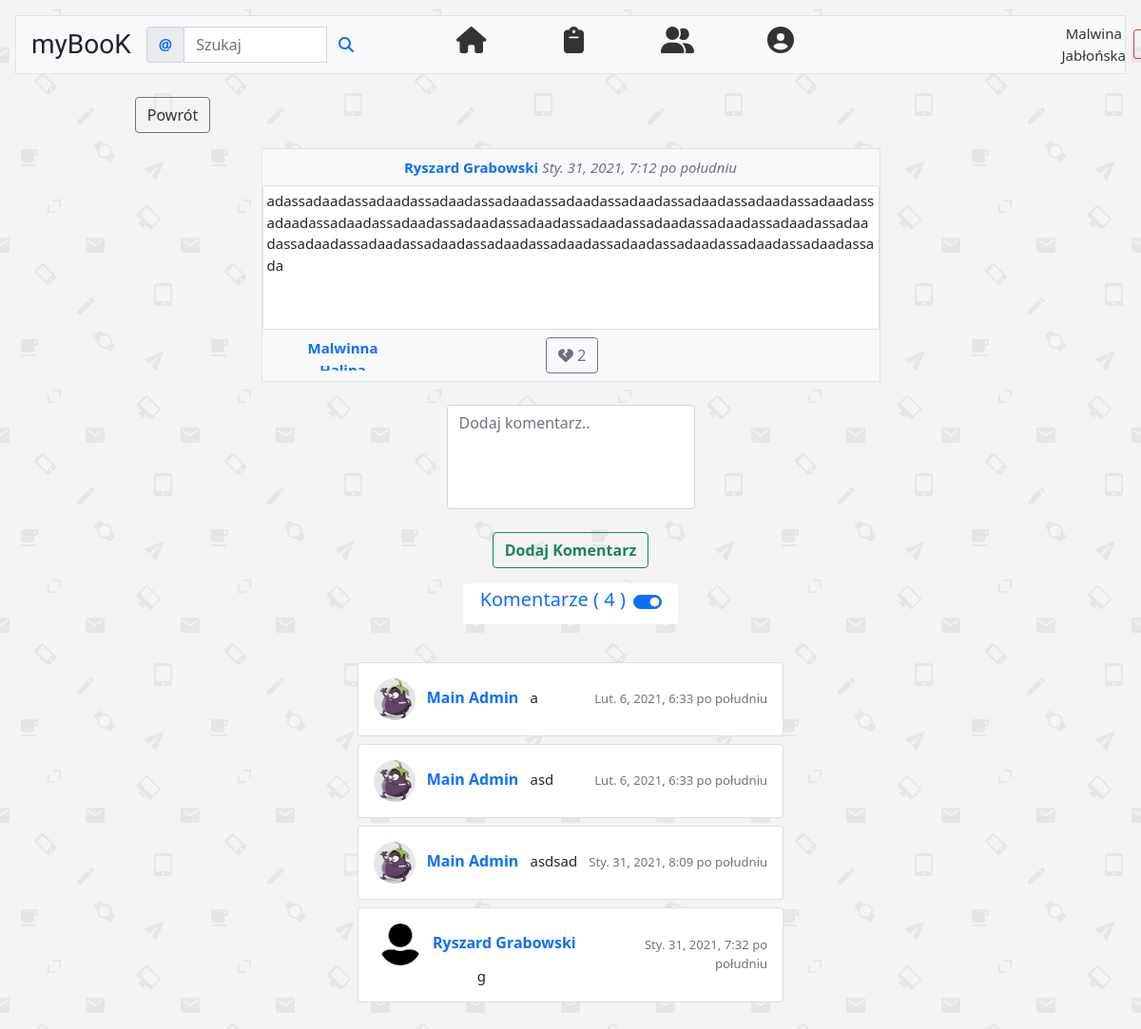
The page /feed/post/60 (signed in) on the database its author committed.
### feed/models.py (models this page shows, shortened)
class Post(models.Model):
    postAuthor = models.ForeignKey(User, default=None, blank=True, null=False, on_delete=models.CASCADE)
    postContent = models.TextField(verbose_name='', max_length=200)
    postDate = models.DateTimeField(default=timezone.now)
    postLikes = models.ManyToManyField(User, blank=True, related_name='postlikes')
    postImages = models.ImageField(null=True, blank=True, upload_to='images/%Y/%m/%d', verbose_name='')
    postUrl = models.URLField(null=True, blank=True)

class Comment(models.Model):
    post = models.ForeignKey('Post', on_delete=models.CASCADE)
    commentAuthor = models.ForeignKey(User, blank=True, null=False, on_delete=models.CASCADE)
    commentContent = models.TextField(verbose_name='')
    commentDate = models.DateTimeField(default=timezone.now)

### konto/models.py (models this page shows, shortened)
class Profile(models.Model):
    user = models.OneToOneField(settings.AUTH_USER_MODEL, primary_key=True, on_delete=models.CASCADE)
    biography = models.CharField(max_length=80, null=True, blank=True, verbose_name='O mnie')
    profileAvatar = models.ImageField(upload_to='profilePhoto', default='profilePhoto/default.jpg',
                                      blank=True, verbose_name='Zdjęcie Profilowe')
    birthDate = models.DateField(null=True, auto_now_add=False, auto_now=False, blank=True,
                                 verbose_name='Data urodzin')
    city = models.CharField(max_length=99, null=True, blank=True, verbose_name='Miejscowość')
    countryOrigin = CountryField(blank=True, null=True, verbose_name='Kraj pochodzenia')
    followers = models.ManyToManyField(User, blank=True, related_name='followers')
    github = models.URLField(null=True, blank=True, max_length=40)
    snapchat = models.CharField(null=True, blank=True, max_length=40)
    instagram = models.URLField(null=True, blank=True, max_length=40)
    facebook = models.URLField(null=True, blank=True, max_length=40)
    twitter = models.URLField(null=True, blank=True, max_length=40)

### feed/views.py (the view, shortened to what this page needs)
# urls.py: path('post/<int:pk>', DetailPostView.as_view(), name='detail-post'),
@method_decorator(login_required, name='dispatch')
class DetailPostView(View):
    def get(self, request, pk, *args, **kwargs):
        postget = Post.objects.get(pk=pk)
        formDetail = CommentCreateForm()
        allComments = Comment.objects.filter(post=postget).order_by('-commentDate')
        something = get_object_or_404(Post, id=self.kwargs['pk'])
        ifLiked = False
        if something.postLikes.filter(id=self.request.user.id).exists():
            ifLiked = True
        return render(request, 'feed/detailPost.html', {
            'post': postget,
            'form': formDetail,
            'comments': allComments,
            'something': something,
            'ifLiked': ifLiked,
        })

### feed/forms.py
class CommentCreateForm(forms.ModelForm):
    class Meta:
        model = Comment
        fields = ['commentContent']
        widgets = {
            'commentContent': forms.Textarea(attrs={'class': 'form-control',
                                                    'rows': '4',
                                                    'placeholder': 'Dodaj komentarz..',
                                                    'style': 'resize:none',
                                                    })
        }

### feed/templates/feed/detailPost.html (shortened to what this page needs)
{% extends "mainPage.html" %}
{% block content %}
    <div class="container ">
    <div class="w-25 mt-3">
        <a href="{% url 'feed:followers-posts' %}" class="btn btn-outline-secondary mt-2 "> Powrót </a>
    </div>
    <div class=" col-md-12  mt-3  ">
        {% if post.postImages %}
            <div class="card border container-fluid  row  float-end  col-md-4  bg-white   ">
                <div class="  text-start float-end  mt-3 ">
                    <p class=" overflow-auto  mt-4 border p-1 rounded " style="height: 343px">
                        {{ post.postContent }}
                    </p>
                </div>
                <form method="post">
                    {% csrf_token %}
                    {{ form.as_p }}
                    <div class="m-3">
                        <button class="btn btn-outline-success fw-bold ">Dodaj Komentarz</button>
                    </div>
                </form>
            </div>
            </div>
            <div class="border-bottom   bg-light border col-md-8  ">
        {% else %}
            <div class="border-bottom   bg-light border col-md-7  mx-auto">
        {% endif %}
    {% if request.user == post.postAuthor %}
        <div>
    {% else %}
        <div class="  p-2">
    {% endif %}
<a class="text-decoration-none fw-bold   text-capitalize text-secondary "
   href="{% url 'userProfile' post.postAuthor.profile.pk %}">
    <strong class="link-primary">
        {{ post.postAuthor.get_full_name }} </strong></a> <em
        class="text-secondary fw-light"> {{ post.postDate }}</em>
</div>
<div class=" card mx-auto  text-start     " style="min-height:150px; max-height:488px;    ">
    {% if post.postImages %}
        {% load thumbnail %}
    {% else %}
        <div class=" card bg-white border-0    text-start    " style="min-height:150px; max-height:488px;">
        <p class="p-1  ">
            {{ post.postContent }}
        </p>
    {% endif %}
    </div>
    </div>
    <div class="mx-auto col-md-11 p-2 ">
        <div class="col-md-5 float-start overflow-auto" style="height: 35px;width: 100px">
            {% for user in post.postLikes.all %}
                <a class=" " href="{% url 'userProfile' user.profile.pk %}">
                    <strong class=" link-primary">
                        {{ user.username }}
                    </strong>
                </a>
            {% endfor %}
        </div>
        <div>
            {% include 'feed/likes-container.html' %}
        </div>
    </div>
</div>
</div>
    {% if post.postImages %}
        <div class=" row mb-4 mt-3 ">
    {% else %}
        <div class=" row mb-4 mt-4 ">
        <form method="post" class=" mx-auto col-md-3">
            {{ form.as_p }}
            <div class="mb-2">
                <button class="btn btn-outline-success fw-bold mt-2 ">Dodaj Komentarz</button>
            </div>
        </form>
    {% endif %}
    <div class=" h5 d-flex justify-content-center  mt-2 mb-3">
        <div class="buttons ">
                    <span class="badge bg-white d-flex flex-row align-items-center">
                        <span class="link-primary mx-2">
                            <h5>Komentarze (
                                {% with allComments=comments.count %}
                                    {{ allComments }}
                                {% endwith %})
                            </h5>
                        </span>
                        <div class="form-check form-switch collapsed">
                            <input class="form-check-input"
                                   data-toggle="collapse" type="checkbox"
                                   id="flexSwitchCheckChecked"
                                   data-target="#comments" data-bs-toggle="collapse"
                                   data-bs-target="#comments"
                                   aria-expanded="false"
                                   aria-controls="comments" checked>
                        </div>
                    </span>
        </div>
    </div>
    <div class=" ">
        <div class="accordion-item  ">
            <div id="comments" class="accordion-collapse border-0 collapse" aria-labelledby="flexSwitchCheckChecked"
                 data-bs-parent="#accordionFlushExample">
                <div class="accordion-body  ">
                    {% for comment in comments %}
                        <div class="col-md-5 mx-auto over ">
                            <div class="card p-3 mt-2">
                                <div class="d-flex justify-content-between align-items-center">
                                    <div class="user-select-auto  align-items-center">
                                        <img alt="userProfileImg"
                                             src="{{ comment.commentAuthor.profile.profileAvatar.url }}"
                                             class="   rounded-circle  mx-auto"
                                             width="44px"
                                             height="44px"/>
                                        <small class=" text-primary">
                                            <a class="h6 text-decoration-none fw-normal text-capitalize mx-2"
                                               href="{% url 'userProfile' comment.commentAuthor.profile.pk %}">
                                                <strong class=" link-primary">
                                                    {{ comment.commentAuthor.get_full_name }}
                                                </strong>
                                            </a>
                                        </small>
                                        {{ comment.commentContent }}
                                    </div>
                                    <small class="fw-light text-end  text-secondary"> {{ comment.commentDate }}</small>
                                </div>
                            </div>
                        </div>
                    {% endfor %}
                </div>
            </div>
        </div>
    </div>
{% endblock %}

### konto/templates/mainPage.html (shortened to what this page needs)
{% load static %}
{% url 'feed:followers-posts' as home %}
{% url 'feed:new-posts' as news %}
{% url 'all_users' as people %}
{% url 'profile_edit' user.profile.pk as edit %}
{% url 'wyloguj'  as logout %}
{% url 'userProfile' user.profile.pk as profile %}
{% url 'userProfile' user.profile.pk as profiledropdown %}
<!doctype html>
<html lang="pl">
<head>
    <link href="https://cdn.jsdelivr.net/npm/bootstrap@5.0.0-beta1/dist/css/bootstrap.min.css" rel="stylesheet"
>
    <link rel="stylesheet" href="{% static 'css/all.min.css' %}">
    <link href="{% static "css/main.css" %}" rel="stylesheet">
    <link rel="stylesheet" href="//code.jquery.com/ui/1.12.1/themes/base/jquery-ui.css">
</head>
<body class="text-center" style="background-image: url('{% static "backgrounds/tlo01.png" %}' );">
{% if request.user.is_authenticated %}
    <nav class="nav nav-pills m-3  sticky-top border   bg-light navbar-expand-lg ">
    <a class="navbar-brand  text-dark mx-3 mt-2 " href="{% url 'feed:followers-posts' %}">
        <h3 class="chewy  text-decoration-none">
            myBooK
        </h3>
    </a>
    <nav class="navbar navbar-light bg-light   ">
        <form class="form-inline " method="get" action="{% url 'user_search' %}">
            <div class="input-group">
                <div class="input-group-prepend">
                    <span class="input-group-text align-content-center text-primary fw-bold" id="basic-addon1">@</span>
                </div>
                <input type="text" class="form-control" placeholder="Szukaj" aria-label="Username"
                       aria-describedby="basic-addon1" name="quest" value="{{ request.GET.quest }}">
                <button class="btn bg-transparent   "><i class="fas fa-search link-primary"></i>
                </button>
            </div>
        </form>
    </nav>
    <div class="collapse navbar-collapse " id="navbarSupportedContent">
    <div class=" justify-content-center  col-md-11">
        <div class="row">
            <ul class=" nav  nav-navbar  mx-2   col-md-9 justify-content-center  mb-lg-0  ">
                <li class="nav-item mx-2 col-md-2">
                    <a class="nav-link    {% if request.path == home %} active shadow  bg-secondary     {% endif %}"
                       href="{% url 'feed:followers-posts' %}">
                        <i class="fas fa-home h3 "></i>
                    </a>
                </li>
                <li class=" nav-item mx-2 col-md-2 ">
                    <a class="nav-link {% if request.path == news %} active shadow   bg-secondary {% endif %}"
                       href="{% url 'feed:new-posts' %}">
                        <i class="fas h3 fa-clipboard"></i>
                    </a>
                </li>
                <li class="nav-item  mx-2 col-md-2 ">
                    <a class="nav-link {% if request.path == people %} active shadow    bg-secondary {% endif %} "
                       data-toggle="tab"
                       href="{% url 'all_users' %}">
                        <i class="fas fa-user-friends h3"></i>
                    </a>
                </li>
                <li class="nav-item dropdown  col-md-2 mx-2">
                    <a class="nav-link  {% if request.path == profiledropdown %} active shadow   bg-secondary {% endif %}"
                       href="#"
                       role="button" data-bs-toggle="dropdown" aria-expanded="false">
                        <i class="fas fa-user-circle h3 "></i>
                    </a>
                </li>
            </ul>
        </div>
    </div>
{% endif %}
{% if request.user.is_authenticated %}
    <a class="  fw-normal  link" href="{{ profile }} ">
        {{ request.user.first_name }} {{ request.user.last_name }}
    </a>
    <div class="dropdown mx-2 ">
        <button class=" btn  btn-sm btn-outline-danger   " data-bs-toggle="dropdown" aria-expanded="false">
        </button>
    </div>
    </div>
{% endif %}
</nav>
{% block content %}
{% endblock %}
</body>
</html>

### konto/static/css/main.css (style rules this page uses)
body { margin: 0; padding: 0; font-size: 15px; color: #212529; }
.chewy { font-family: 'Chewy', cursive; }
a:link { text-decoration: none; outline-color: #205067; color: #333333; }

### rows shown on the page
Post: postAuthor.get_full_name "Ryszard Grabowski", postDate "Sty. 31, 2021, 7:12 po południu", postContent "adassadaadassadaadassadaadassadaadassadaadassadaadassadaadassadaadassadaadassadaadassadaadassadaadassadaadassadaadassadaadassadaadassadaadassadaadassadaadassadaadassadaadassadaadassadaadassadaadassadaadassadaadassadaadassadaadassada"
Comment: commentAuthor.profile.profileAvatar (picture), commentAuthor.get_full_name "Main Admin", commentContent "a", commentDate "Lut. 6, 2021, 6:33 po południu"
Comment: commentAuthor.profile.profileAvatar (picture), commentAuthor.get_full_name "Main Admin", commentContent "asd", commentDate "Lut. 6, 2021, 6:33 po południu"
Comment: commentAuthor.profile.profileAvatar (picture), commentAuthor.get_full_name "Main Admin", commentContent "asdsad", commentDate "Sty. 31, 2021, 8:09 po południu"
Comment: commentAuthor.profile.profileAvatar (placeholder picture), commentAuthor.get_full_name "Ryszard Grabowski", commentContent "g", commentDate "Sty. 31, 2021, 7:32 po południu"

### other values the page prints
{{ request.user.first_name }} "Malwina"
{{ request.user.last_name }} "Jabłońska"
{{ user.username }} "Malwinna"
{{ allLikes }} "2"
{{ allComments }} "4"
